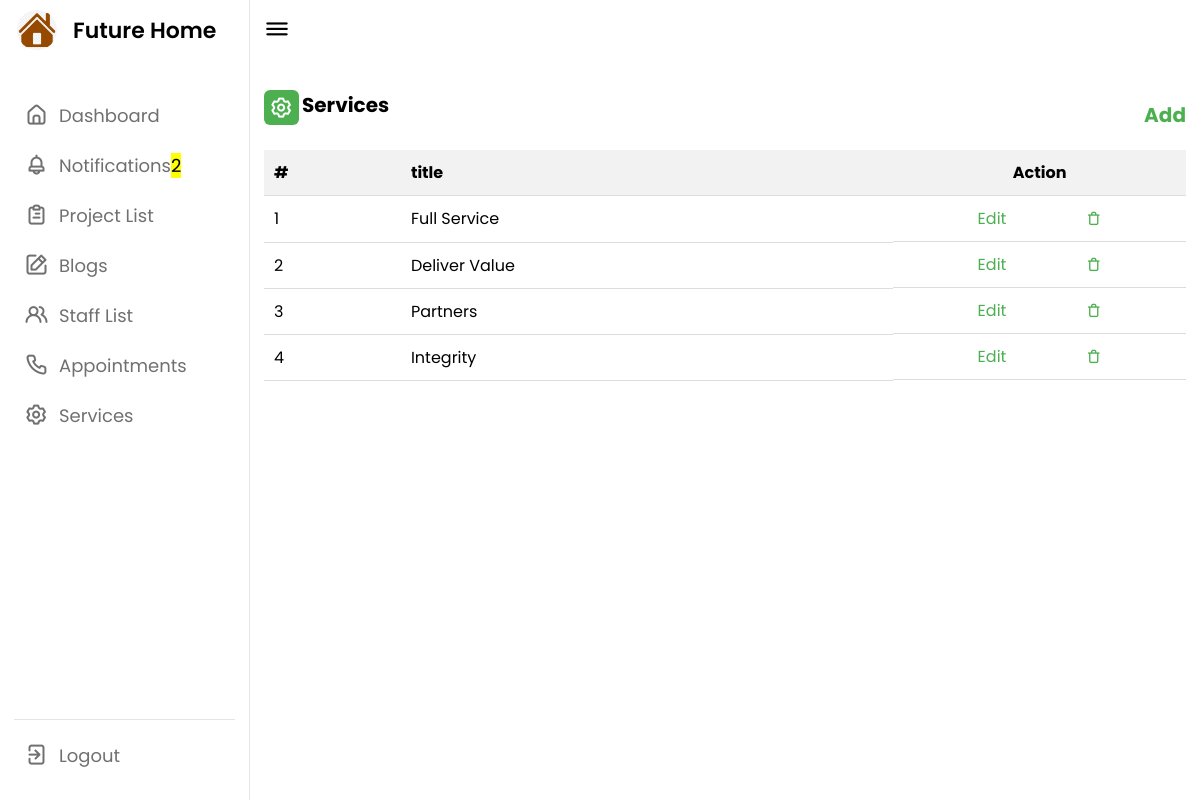
/services_list/ (signed in), run on the app's committed database.
### future_app/models.py (models this page shows)
class Services(models.Model):
    image = models.ImageField(null=True, blank=True, upload_to="images/")
    title = models.CharField(max_length=100, null=True, blank=True)
    description = models.TextField(null=True, blank=True)

### future_app/views.py (the view)
# urls.py: path('services_list/', views.services_list, name='services_list'),
@login_required
def services_list(request):
    unread_count = Notification.objects.filter(user=request.user.id, read=False).count()
    services = Services.objects.all()
    return render(request, 'services.html', locals())

### templates/services.html (shortened to what this page needs)
<!DOCTYPE html>
{% load static %}
<html lang="en">
<head>
    <link rel="stylesheet" href="{% static 'css/admin.css' %}">
    <link rel="stylesheet" href="https://cdnjs.cloudflare.com/ajax/libs/font-awesome/6.4.2/css/all.min.css">
    <link rel="stylesheet" href="https://unicons.iconscout.com/release/v4.0.0/css/line.css">
</head>
<body>
    <nav>
        <div class="logo-name">
            <div class="logo-image">
                <img src="{% static 'img/favicon.png' %}" alt="">
            </div>
            <span class="logo_name">Future Home</span>
        </div>
        <div class="menu-items">
            <ul class="nav-links">
                <li><a href="{% url 'AdminDashboard' %}">
                    <i class="uil uil-estate"></i>
                    <span class="link-name">Dashboard</span>
                </a></li>
                <li><a href="{% url 'admin_notification' %}">
                    <i class="uil uil-bell"></i>
                    <span class="link-name">Notifications</i><mark class="big swing">{{ unread_count }}</mark></span>
                </a></li>
                <li><a href="{% url 'admin_project_list' %}">
                    <i class="uil uil-clipboard-alt"></i>
                    <span class="link-name">Project List</span>
                </a></li>
                <li><a href="{% url 'admin_blogs' %}">
                    <i class="uil uil-edit"></i>
                    <span class="link-name">Blogs</span>
                </a></li>
                <li><a href="{% url 'staff_list' %}">
                    <i class="uil uil-users-alt"></i>
                    <span class="link-name">Staff List</span>
                </a></li>
                <li><a href="{% url 'appointment_list' %}">
                    <i class="uil uil-phone"></i>
                    <span class="link-name">Appointments</span>
                </a></li>
                <li><a href="{% url 'appointment_list' %}">
                    <i class="uil uil-setting"></i>
                    <span class="link-name">Services</span>
                </a></li>
            </ul>
            <ul class="logout-mode">
                <li><a href="{% url 'logout' %}">
                    <i class="uil uil-signout"></i>
                    <span class="link-name">Logout</span>
                </a></li>
            </ul>
        </div>
    </nav>
    <section class="dashboard">
        <div class="top">
            <i class="uil uil-bars sidebar-toggle"></i>
        </div>
        <div class="activity">
            <div class="title">
                <div class="head" style="display:inline-flex; gap:3px;">
                   <i class="uil uil-setting"></i>
                <span class="text">Services</span>
                </div>
                <a class="add" href="{% url 'create_services' %}">Add</a>
            </div>
            <div class="activity-data">
                {% if services %}
                    <table>
                        <thead>
                            <tr>
                                <th>#</th>
                                <th>title</th>
                                <th>Action</th>
                            </tr>
                        </thead>
                        {% for i in services %}
                        <tbody>
                                <tr>
                                    <td>{{ forloop.counter }}</td>
                                    <td>{{ i.title }}</td>
                                    <td class="action-buttons">
                                        <a href="{% url 'edit_services' i.id %}">Edit</a>
                                        <a href="/delete_services/{{ i.id }}"><i class="uil uil-trash"></i></a>
                                    </td>
                                </tr>
                        </tbody>
                        {% endfor %}
                    </table>
                {% endif %}
            </div>
        </div>
    </section>
</body>
</html>

### static/css/admin.css (style rules this page uses)
* { margin: 0; padding: 0; box-sizing: border-box; font-family: 'Poppins', sans-serif; }
:root { --primary-color: #4CAF50; --panel-color: #FFF; --text-color: #000; --black-light-color: #707070; --border-color: #e6e5e5; --toggle-color: #DDD; --box1-color: #4DA3FF; --box2-color: #FFE6AC; --box3-color: #E7D1FC; --title-icon-color: #fff; --tran-05: all 0.5s ease; --tran-03: all 0.3s ease; --tran-03: all 0.2s ease; }
body { min-height: 100vh; background-color: var(--primary-color); }
nav { position: fixed; top: 0; left: 0; height: 100%; width: 250px; padding: 10px 14px; background-color: var(--panel-color); border-right: 1px solid var(--border-color); transition: var(--tran-05); }
nav .logo-name { display: flex; align-items: center; }
nav .logo-image { display: flex; justify-content: center; min-width: 45px; }
nav .logo-image img { width: 40px; object-fit: cover; border-radius: 50%; }
nav .logo-name .logo_name { font-size: 22px; font-weight: 600; color: var(--text-color); margin-left: 14px; transition: var(--tran-05); }
nav .menu-items { margin-top: 40px; height: calc(100% - 90px); display: flex; flex-direction: column; justify-content: space-between; }
.menu-items li { list-style: none; }
.menu-items li a { display: flex; align-items: center; height: 50px; text-decoration: none; position: relative; }
.menu-items li a i { font-size: 24px; min-width: 45px; height: 100%; display: flex; align-items: center; justify-content: center; color: var(--black-light-color); }
.menu-items li a .link-name { font-size: 18px; font-weight: 400; color: var(--black-light-color); transition: var(--tran-05); }
.menu-items .logout-mode { padding-top: 10px; border-top: 1px solid var(--border-color); }
.dashboard { position: relative; left: 250px; background-color: var(--panel-color); min-height: 100vh; width: calc(100% - 250px); padding: 10px 14px; transition: var(--tran-05); }
.dashboard .top { position: fixed; top: 0; left: 250px; display: flex; width: calc(100% - 250px); justify-content: space-between; align-items: center; padding: 10px 14px; background-color: var(--panel-color); transition: var(--tran-05); z-index: 10; }
.dashboard .top .sidebar-toggle { font-size: 26px; color: var(--text-color); cursor: pointer; }
.activity .activity-data { display: flex; }

### templates/services.html (style rules this page uses)
.dashboard { padding: 10px 14px 30px; }
.activity { padding-top: 80px; }
.activity-data { padding-top: 20px; }
.title { display: flex; justify-content: space-between; flex-direction: row; font-size: 20px; font-weight: bolder; gap: 10px; }
.dashboard .title i { position: relative; height: 35px; width: 35px; background-color: var(--primary-color); border-radius: 6px; color: var(--title-icon-color); display: flex; align-items: center; justify-content: center; font-size: 24px; }
.dashboard a { display: inline-block; margin-top: 10px; color: #4CAF50; text-decoration: none; }
table { width: 100%; border-collapse: collapse; }
th, td { padding: 10px; text-align: left; border-bottom: 1px solid #ddd; }
th { background-color: #f2f2f2; }
th:last-child { text-align: center; }
.action-buttons { display: flex; gap: 5px; justify-content: space-evenly; }
.action-buttons a { margin-top: 0; }
.add { display: inline-block; color: #4CAF50; text-decoration: none; }

### data on the page
Services: title "Full Service"
Services: title "Deliver Value"
Services: title "Partners"
Services: title "Integrity"

### other printed values
{{ unread_count }} "2"
